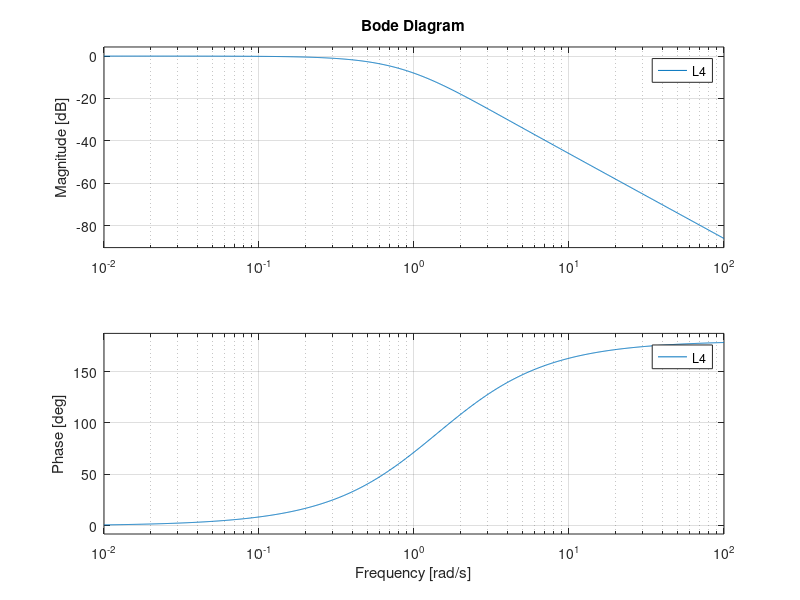

Source code (MATLAB):
clear all
close all
clc

s = tf('s');

L1 = 5/(s^3);
L2 = 0.25/((s^2)*((1- 0.5*s)^2));
L3 = (s-1)/(s*(s^2 -9))
L4 = (1 + 0.5*s)/((1+s)* (1-s)^2)

figure,bode(L4)
L4 = zpk(minreal(L4,1e-3))
pole(L4)
zero(L4)